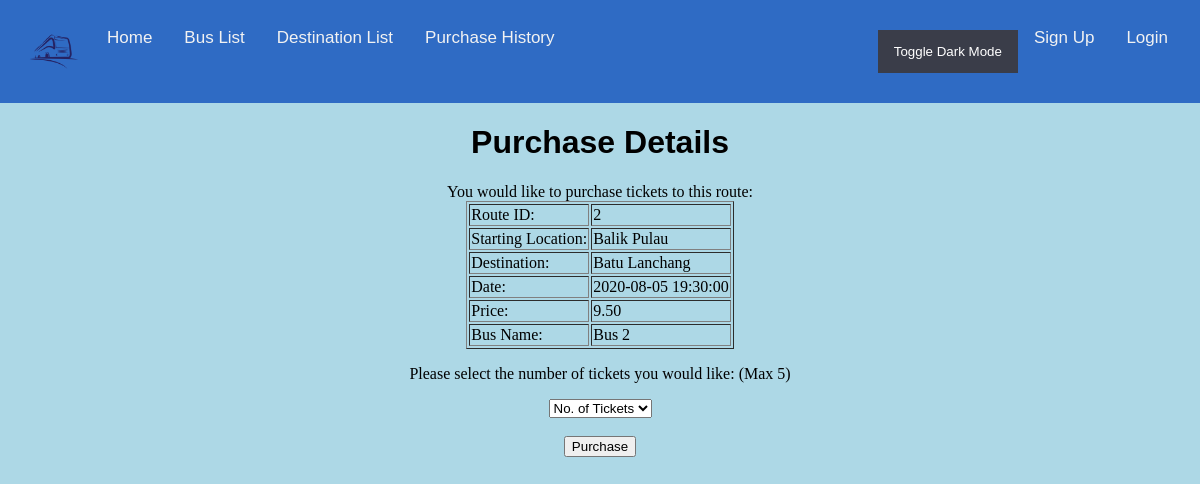
Page /purDetails.php?id=2 on the committed database.
### tables this page shows
CREATE TABLE `route` (
  `route_id` int(11) NOT NULL,
  `start` varchar(250) NOT NULL,
  `destination` varchar(250) NOT NULL,
  `date` datetime NOT NULL,
  `price` decimal(6,2) NOT NULL,
  `bus_id` int(11) NOT NULL
);

CREATE TABLE `bus` (
  `bus_id` int(11) NOT NULL,
  `bus_name` varchar(50) NOT NULL
);

### purDetails.php (the view, shortened to what this page needs)
<html>
    <head>
        <link rel="stylesheet" href="style.css">
    </head>
    <body>
        <?php
            include ('header.php');
        ?>
        <center>
        <h1>Purchase Details</h1>
        <?php
            require("database.php");
            $id = $_GET['id'];
            $sql= "SELECT * from route WHERE route_id='$id'";
            $result = $connect->query($sql);
            if($result->num_rows > 0) {
                $row = $result->fetch_assoc();
				$id = $row['bus_id'];
				$query = "SELECT bus_name FROM bus WHERE bus_id = '$id'";
				$busName = mysqli_query($connect, $query);
				$busName = mysqli_fetch_row($busName);
				$busName = $busName[0];
                echo "You would like to purchase tickets to this route: ";
                echo "<table border='1px'>
                <tr><td>Route ID: </td>
                <td>".$row['route_id']."</td></tr>
                <tr><td>Starting Location: </td>
                <td>".$row['start']."</td></tr>
                <tr><td>Destination: </td>
                <td>".$row['destination']."</td></tr>
                <tr><td>Date: </td>
                <td>".$row['date']."</td></tr>
                <tr><td>Price: </td>
                <td>".$row['price']."</td></tr>
                <tr><td>Bus Name: </td>
                <td>".$busName."</td></tr>";
                echo "</table>";
            }
        ?>
        <p>Please select the number of tickets you would like: (Max 5)</p>
        <form action='' method='POST'>
        <select name ='no_of_tickets' id='no_of_tickets'>
            <option value=''>No. of Tickets</option>
        </select>
        <br><br><input type='submit' value='Purchase'>
        </form>
        </center>
    </body>
</html>

### style.css (style rules this page uses)
body { margin-top: 0; margin-left: 0; margin-right: 0; margin-bottom: 50; background-color: lightblue; }
h1 { font-family: "Trebuchet MS", Arial, Helvetica, sans-serif; }

### rows in the picture
route: route_id "2", start "Balik Pulau", destination "Batu Lanchang", date "2020-08-05 19:30:00", price "9.50"
bus: bus_name "Bus 2"
